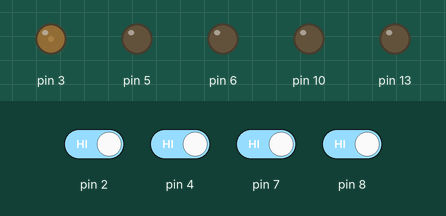
Simulated run of this sketch. Board: Arduino Uno, built with avr-gcc and run on an emulated ATmega328P. On the bench: output pins drawn as LEDs (lit = HIGH). Dashed ring = blinking. The inputs (shaded band) are chosen by the test bench; at power-on: pin 2, pin 4, pin 7, pin 8 HIGH.

Above: at 3.7 s.
3.8 s: pin 8 driven LOW
7.3 s: pin 7 driven LOW
At 10.3 s:
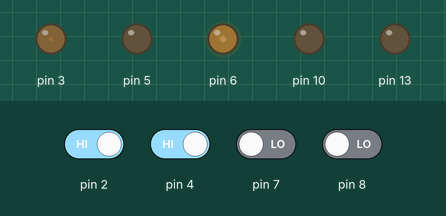
11.0 s: pin 2 driven LOW
At 12.4 s:
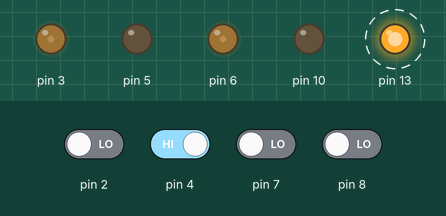
16.0 s: pin 4 driven LOW
At 18.7 s:
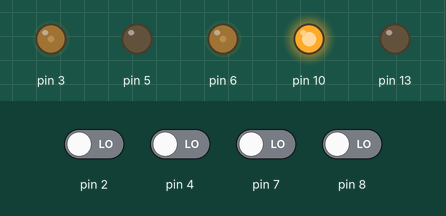
19.1 s: pin 2 driven HIGH
At 19.9 s:
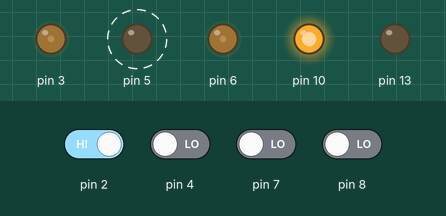
22.6 s: pin 2 driven LOW and pin 4 driven HIGH
At 23.5 s:
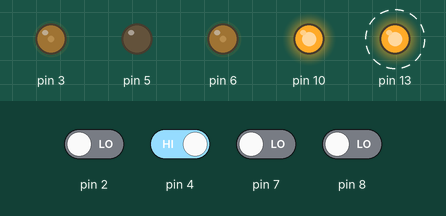
Timing chart, 0 to 28.6 s (numbered marks = the images above; inputs shaded):
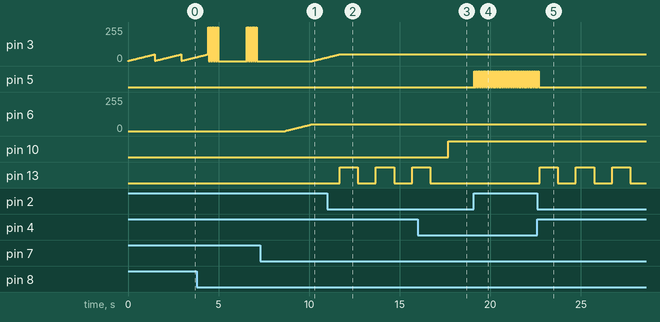

Measured:
- after the input at 7.3 s, pin 6: moves from 0/255 to 50/255 over 1.4 s, starting after 1.4 s
- after the input at 11.0 s, pin 3: goes on until 11.7 s, then stays 50/255; pin 6: stays 50/255 (without the input it goes to 2/255 after 0.69 s); pin 13: alternates HIGH for 1.0 s and LOW for 1.0 s, starting after 0.69 s
- after the input at 16.0 s, pin 10: LOW → HIGH after 1.7 s; pin 13: goes on until 16.7 s, then stays LOW
- after the input at 19.1 s, pin 5: alternates HIGH for 0.05 s and LOW for 0.05 s, starting at once
- after the input at 22.6 s, pin 5: goes on until 22.7 s, then stays LOW; pin 13: alternates HIGH for 1.0 s and LOW for 1.0 s, starting after 0.13 s
- by itself, pin 3: ramps from 2/255 to 50/255 and jumps back, once every 1.5 s

The sketch:

weather2.ino
```cpp
void setup() {
  pinMode(10, OUTPUT);
  pinMode(2,INPUT);
  pinMode(4,INPUT);
  pinMode(7,INPUT);
  pinMode(8,INPUT);
  pinMode(3,OUTPUT);
  pinMode(5,OUTPUT);
  pinMode(6,OUTPUT);
  pinMode(13,OUTPUT);
}
void pwm(int PIN){
  int i=0;
  for(i=0;i<=50;i++){
  analogWrite(PIN,i);
  delay(30);
  }
}
void flashhard(int PIN){
  for(int j=0;j<=2;j++){
  digitalWrite(PIN,HIGH);
  delay(50);
  digitalWrite(PIN,LOW);
  delay(50);
  }
}
void psmsoft(int PIN){
  for(int i=2;i<=50;i++){
  analogWrite(PIN,i);
  delay(30);
}
}
char msg;
void loop() {
  char a,b,c,d;
  a=digitalRead(2);
  b=digitalRead(4);
  c=digitalRead(7);
  d=digitalRead(8);
  delay(2);
  if (a==0 && b==0 && c==0 && d==0)
  msg=1;
  else if (a==1 && b==0 && c==0 && d==0)
  msg=2;
  else if (a==1 && b==1 && c==0 && d==0)
  msg=3;
  else if (a==1 && b==1 && c==1 && d==0)
  msg=4;
  else if (a==0 && b==0 && c==0 && d==1)
  msg=5;
  else if (a==0 && b==0 && c==1 && d==1)
  msg=6;
  else if (a==0 && b==1 && c==1 && d==1)
  msg=7;
  else if (a==1 && b==1 && c==1 && d==1)
  msg=8;
  else if (a==0 && b==0 && c==1 && d==0)
  msg=9;
  else if(a==0 && b==1 && c==0 && d==0)
  msg=10;
  switch(msg){
  case 1:
  digitalWrite(10,HIGH);
  break;
  case 2:
  flashhard(5);
  break;
  case 3:
  psmsoft(6);
  pwm(3);
  break;
  case 4:
  flashhard(3);
  case 5:
  flashhard(3);
  pwm(13);
  break;
  case 6:
  psmsoft(13);
  flashhard(3);
  break;
  case 7:
  pwm(13);
  break;
  case 8:
  psmsoft(3);
  break;
  case 9:
  pwm(3);
  break;
  case 10:
  digitalWrite(13,HIGH);
  delay(1000);
  digitalWrite(13,LOW);
  delay(1000);
  break;
  }
  }
```
